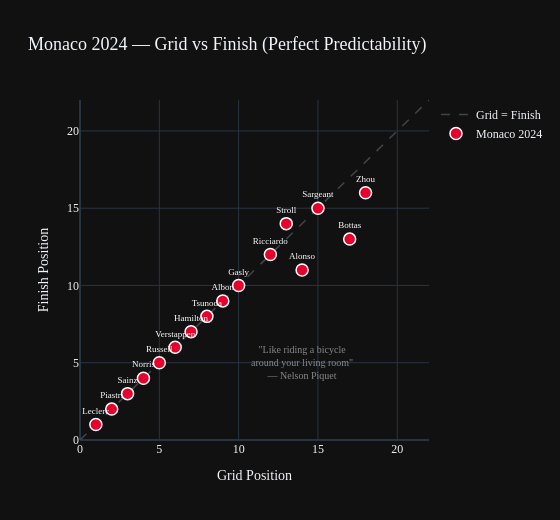

Write notebook code for a chart like this one.
### Markdown cell above
## 11. Monaco 2024 Spotlight

The most extreme example of grid predictability in recent history — at Monaco 2024, the top 10 qualifiers finished in the exact same order. Zero overtakes in the top 10. This is highlighted in the D3 visualization with red circles on the diagonal.

### Code cell
monaco24 = valid[(valid['Year'] == 2024) & (valid['Race Name'].str.contains('Monaco', na=False))]
print(f"Monaco 2024 entries: {len(monaco24)}")
print(f"Entries where Grid == Finish: {(monaco24['Grid Position'] == monaco24['Finish Position']).sum()}")
print()

fig = go.Figure()

# Diagonal
fig.add_trace(go.Scatter(
    x=[0, 22], y=[0, 22], mode='lines',
    line=dict(dash='dash', color='#444444', width=1.5),
    name='Grid = Finish'
))

# Monaco 2024 dots
fig.add_trace(go.Scatter(
    x=monaco24['Grid Position'], y=monaco24['Finish Position'],
    mode='markers+text',
    marker=dict(size=12, color='#e8002d', symbol='circle',
                line=dict(color='white', width=1.5)),
    text=monaco24['Driver'].apply(lambda x: x.split()[-1]),
    textposition='top center',
    textfont=dict(size=9, color='white'),
    name='Monaco 2024'
))

fig.update_layout(
    title='Monaco 2024 — Grid vs Finish (Perfect Predictability)',
    xaxis_title='Grid Position', yaxis_title='Finish Position',
    xaxis=dict(range=[0, 22]), yaxis=dict(range=[0, 22]),
    template='plotly_dark', height=520, width=560,
    font=dict(family='DM Sans'), title_font_size=18,
    annotations=[dict(
        x=14, y=5, text='"Like riding a bicycle<br>around your living room"<br>— Nelson Piquet',
        showarrow=False, font=dict(size=10, color='#888888', family='DM Sans'),
    )]
)
fig.show()

monaco24[['Driver', 'Grid Position', 'Finish Position', 'Position Change']].sort_values('Grid Position')

### Figure 1 — Plotly figure (JSON) as saved in the notebook; plotly's stock layout.template omitted (floating-point values rounded to 4 significant figures)
{"data": [{"line": {"color": "#444444", "dash": "dash", "width": 1.5}, "mode": "lines", "name": "Grid = Finish", "type": "scatter", "x": [0, 22], "y": [0, 22]}, {"marker": {"color": "#e8002d", "line": {"color": "white", "width": 1.5}, "size": 12, "symbol": "circle"}, "mode": "markers+text", "name": "Monaco 2024", "text": ["Leclerc", "Piastri", "Sainz", "Norris", "Russell", "Verstappen", "Hamilton", "Tsunoda", "Albon", "Gasly", "Alonso", "Ricciardo", "Bottas", "Stroll", "Sargeant", "Zhou"], "textfont": {"color": "white", "size": 9}, "textposition": "top center", "type": "scatter", "x": [1.0, 2.0, 3.0, 4.0, 5.0, 6.0, 7.0, 8.0, 9.0, 10.0, 14.0, 12.0, 17.0, 13.0, 15.0, 18.0], "y": [1.0, 2.0, 3.0, 4.0, 5.0, 6.0, 7.0, 8.0, 9.0, 10.0, 11.0, 12.0, 13.0, 14.0, 15.0, 16.0]}], "layout": {"annotations": [{"font": {"color": "#888888", "family": "DM Sans", "size": 10}, "showarrow": false, "text": "\"Like riding a bicycle<br>around your living room\"<br>— Nelson Piquet", "x": 14, "y": 5}], "font": {"family": "DM Sans"}, "height": 520, "title": {"font": {"size": 18}, "text": "Monaco 2024 — Grid vs Finish (Perfect Predictability)"}, "width": 560, "xaxis": {"range": [0, 22], "title": {"text": "Grid Position"}}, "yaxis": {"range": [0, 22], "title": {"text": "Finish Position"}}}}
